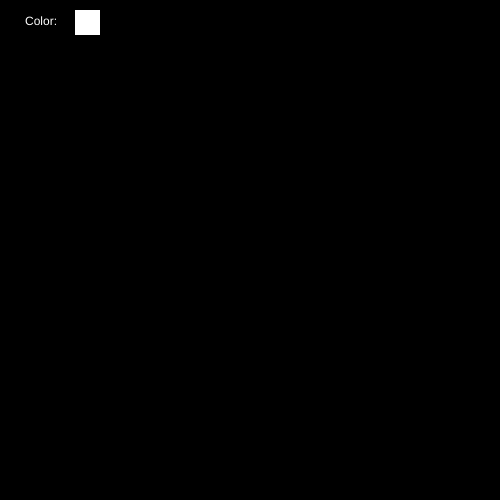
Frame 1 (no input)
Frame 60 (no input): identical to frame 1, image omitted
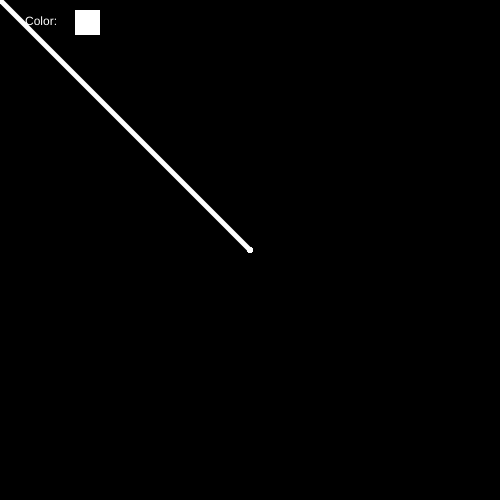
Frame 120 (the mouse pressed at the canvas centre since frame 60)

The p5.js sketch that drew these frames (run headless with seeded random() and noise() and a simulated clock; from frame 60 on, the mouse is pressed at the canvas centre):

// p5.js sketch
// ── sketch.js
// store our current color values
let r = 255;
let g = 255;
let b = 255;

function setup() {
  createCanvas(500, 500);
  noStroke();
  background(0);

  // draw our color indicator label
  fill(255);
  text("Color:", 25, 25);

  // draw our current color block
  fill(r,g,b);
  rect(75, 10, 25, 25);
}

function draw() {

  // only draw an ellipse when the mouse is pressed
  if (mouseIsPressed == true) {

    // draw using our defined color
    stroke(r,g,b);
    strokeWeight(5)

    // draw the ellipse
    line(mouseX, mouseY, pmouseX, pmouseY)
  }

}

function keyPressed() {
  // if the 'C' key is pressed we should pick a random color
  console.log(key)
  if (key == 'C' || key == 'c') {
    r = random(255);
    g = random(255);
    b = random(255);

    // redraw our color indicator
    fill(r,g,b);
    noStroke()
    rect(75, 10, 25, 25);
  }
}
